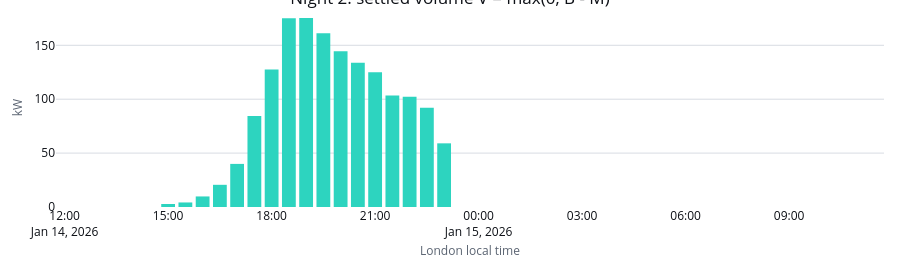

Notebook source saved alongside this figure:
### Code cell
settled_figure = go.Figure(
    go.Bar(
        x=night_london,
        y=(night_rows["settled_kwh"] / 0.5).round(2),
        marker_color=SERIES_COLOURS["selected"],
        name="Settled turn-down (V / 0.5 h)",
    )
)
settled_figure.update_layout(
    title=f"Night {best_night}: settled volume V = max(0, B - M)",
    xaxis_title="London local time",
    yaxis_title="kW",
)
apply_notebook_style(settled_figure, height=260)
